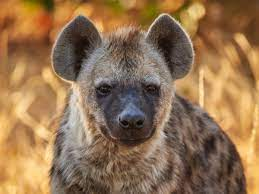
#> input picture advanced/images/hyena.jpg, 259 x 194 px
$ python histograms.py
#> lines starting #> are read from the running program, lines starting #| are printed output that depends on the picture; after the words box and inside, x2 and y2 are one past the last pixel; in counts of white or black regions, pixels touching at a corner belong together
import cv2
import numpy as np
from matplotlib import pyplot as plt

img = cv2.imread('images/hyena.jpg')
#> img is the input picture: shape (194, 259, 3); mean B, G, R 81.2, 114.9, 147.7
cv2.imshow('Original image', img)


def histogram_full_image():

    gray = cv2.cvtColor(img, cv2.COLOR_BGR2GRAY)
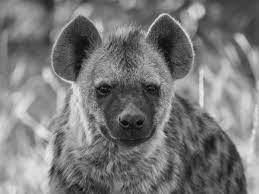
#> gray: shape (194, 259); min 1, max 235, mean 120.9
    cv2.imshow('Gray scale image', gray)

    # Since this is a gray scale image we provide 0 for the channel
    # In this case we are calculating the pixel intensity for the whole image
    gray_hist = cv2.calcHist([gray], [0], None, [256], [0, 256])
#> gray_hist = 256 values, max 429 at index 85, min 0 at index 0, mean 196.3

    plt.figure()
    plt.title('Grayscale Histogram')
    plt.xlabel('bins')
    plt.ylabel('# of pixels')
    plt.plot(gray_hist)
    plt.xlim([0, 256])
    plt.show()
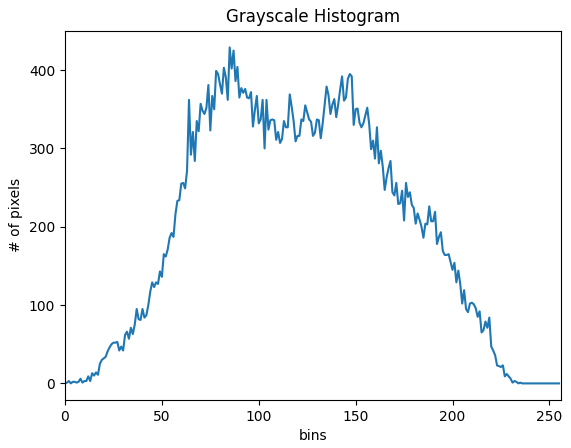
#> figure drawn by matplotlib, 1 panel; curve peaks at x = 85, y = 429

    cv2.waitKey(0)


def histogram_for_masked_part_of_image():

    blank = np.zeros(img.shape[:2], dtype='uint8')
    cv2.imshow("Blank Image", blank)

    gray = cv2.cvtColor(img, cv2.COLOR_BGR2GRAY)
    cv2.imshow('Gray scale image', gray)

    mask = cv2.circle(
        blank.copy(), (gray.shape[1]//2, gray.shape[0]//2), 80, 255, -1)
    cv2.imshow('mask', mask)
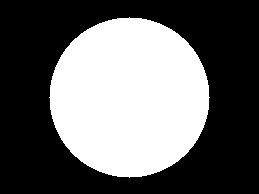
#> window 'mask': shape (194, 259); 40% white; 1 white region, box (x1, y1, x2, y2) and area: (49, 17, 210, 178) 20081

    masked = cv2.bitwise_and(gray, gray, mask=mask)
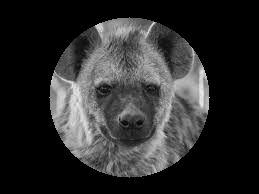
#> masked: shape (194, 259); min 0, max 233, mean 44.2
    cv2.imshow('Masked Image', masked)

    gray_hist = cv2.calcHist([gray], [0], mask, [256], [0, 256])
#> gray_hist = 256 values, max 185 at index 85, min 0 at index 0, mean 78.44

    plt.figure()
    plt.title('Grayscale Histogram for masked part')
    plt.xlabel('bins')
    plt.ylabel('# of pixels')
    plt.plot(gray_hist)
    plt.xlim([0, 256])
    plt.show()
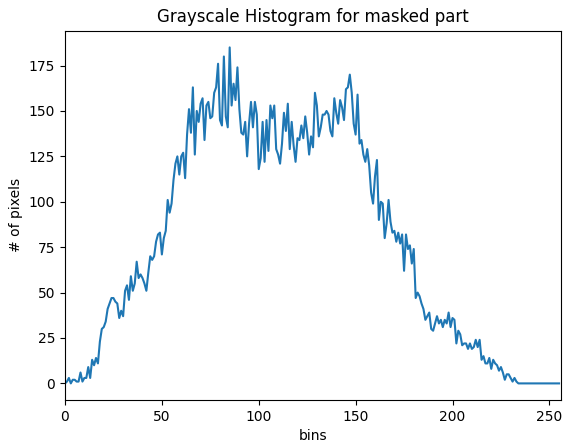
#> figure drawn by matplotlib, 1 panel; curve peaks at x = 85, y = 185

    cv2.waitKey(0)


histogram_full_image()
histogram_for_masked_part_of_image()

$ run again, with advanced/images/bison.jpg copied over advanced/images/hyena.jpg
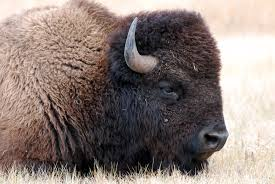
#> input picture advanced/images/bison.jpg, 275 x 184 px
#> img is the input picture: shape (184, 275, 3); mean B, G, R 121.1, 126.5, 140
#> in histogram_full_image, `gray_hist = cv2.calcHist([gray], [0], None, [256], [0, 256])`: gray_hist = 256 values, max 1054 at index 254, min 57 at index 255, mean 197.7
#> in histogram_for_masked_part_of_image, `cv2.imshow('mask', mask)`:
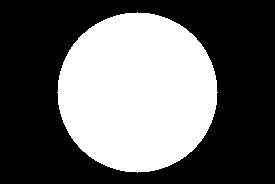
#> window 'mask': shape (184, 275); 39.7% white; 1 white region, box (x1, y1, x2, y2) and area: (57, 12, 218, 173) 20081
#> in histogram_for_masked_part_of_image, `gray_hist = cv2.calcHist([gray], [0], mask, [256], [0, 256])`: gray_hist = 256 values, max 328 at index 42, min 0 at index 195, mean 78.44
#> in histogram_for_masked_part_of_image, `plt.show()`:
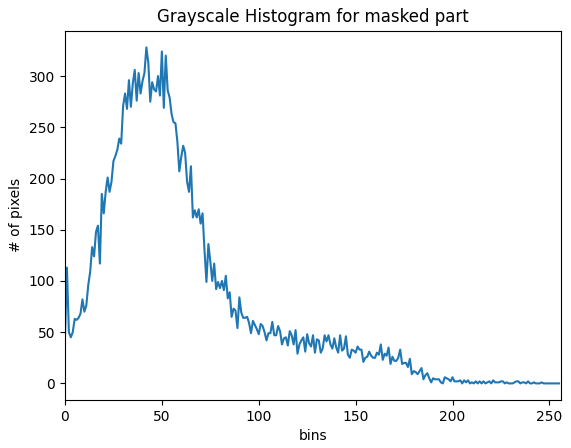
#> figure drawn by matplotlib, 1 panel; curve peaks at x = 42, y = 328

$ run again, with advanced/images/lion.jpg copied over advanced/images/hyena.jpg
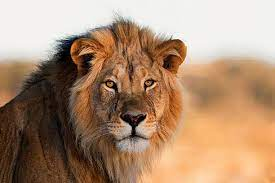
#> input picture advanced/images/lion.jpg, 275 x 183 px
#> img is the input picture: shape (183, 275, 3); mean B, G, R 114.9, 141.1, 172.8
#> in histogram_full_image, `gray_hist = cv2.calcHist([gray], [0], None, [256], [0, 256])`: gray_hist = 256 values, max 7973 at index 242, min 0 at index 255, mean 196.6
#> in histogram_for_masked_part_of_image, `cv2.imshow('mask', mask)`:
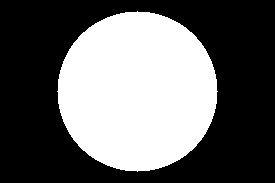
#> window 'mask': shape (183, 275); 39.9% white; 1 white region, box (x1, y1, x2, y2) and area: (57, 11, 218, 172) 20081
#> in histogram_for_masked_part_of_image, `gray_hist = cv2.calcHist([gray], [0], mask, [256], [0, 256])`: gray_hist = 256 values, max 486 at index 242, min 0 at index 255, mean 78.44
#> in histogram_for_masked_part_of_image, `plt.show()`:
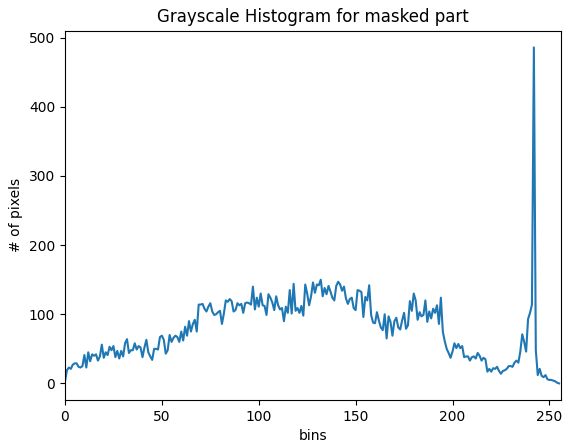
#> figure drawn by matplotlib, 1 panel; curve peaks at x = 242, y = 486

$ run again, with advanced/images/monkey.jpg copied over advanced/images/hyena.jpg
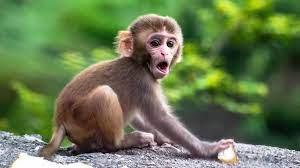
#> input picture advanced/images/monkey.jpg, 300 x 168 px
#> img is the input picture: shape (168, 300, 3); mean B, G, R 79.4, 120.2, 103
#> in histogram_full_image, `gray_hist = cv2.calcHist([gray], [0], None, [256], [0, 256])`: gray_hist = 256 values, max 499 at index 57, min 1 at index 0, mean 196.9
#> in histogram_for_masked_part_of_image, `cv2.imshow('mask', mask)`:
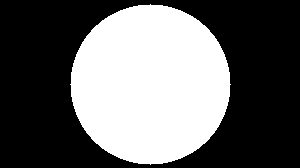
#> window 'mask': shape (168, 300); 39.8% white; 1 white region, box (x1, y1, x2, y2) and area: (70, 4, 231, 165) 20081
#> in histogram_for_masked_part_of_image, `gray_hist = cv2.calcHist([gray], [0], mask, [256], [0, 256])`: gray_hist = 256 values, max 270 at index 57, min 0 at index 1, mean 78.44
#> in histogram_for_masked_part_of_image, `plt.show()`:
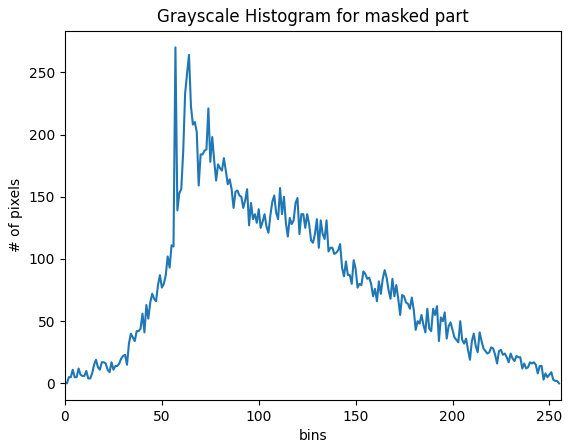
#> figure drawn by matplotlib, 1 panel; curve peaks at x = 57, y = 270
